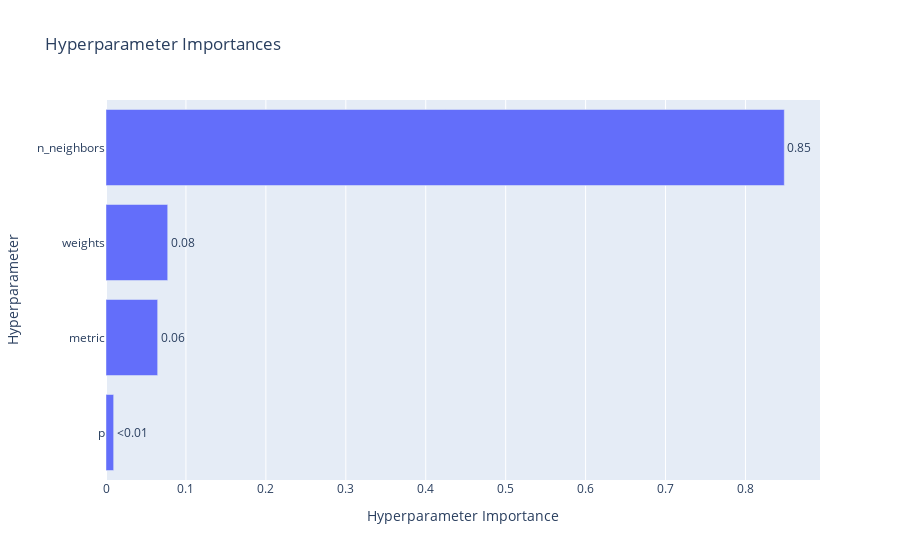

Here is the notebook cell this chart was saved with:
### Code cell
# Show the parameter importance plot
vis.plot_param_importances(study).show()

### Figure 1 — Plotly figure (JSON) as saved in the notebook; plotly's stock layout.template omitted (floating-point values rounded to 4 significant figures)
{"data": [{"cliponaxis": false, "hovertemplate": ["p (IntDistribution): 0.009574527253806017<extra></extra>", "metric (CategoricalDistribution): 0.06463170580240345<extra></extra>", "weights (CategoricalDistribution): 0.07719914295335817<extra></extra>", "n_neighbors (IntDistribution): 0.8485946239904324<extra></extra>"], "name": "Objective Value", "orientation": "h", "text": ["<0.01", "0.06", "0.08", "0.85"], "textposition": "outside", "type": "bar", "x": [0.009575, 0.06463, 0.0772, 0.8486], "y": ["p", "metric", "weights", "n_neighbors"]}], "layout": {"title": {"text": "Hyperparameter Importances"}, "xaxis": {"title": {"text": "Hyperparameter Importance"}}, "yaxis": {"title": {"text": "Hyperparameter"}}}}
